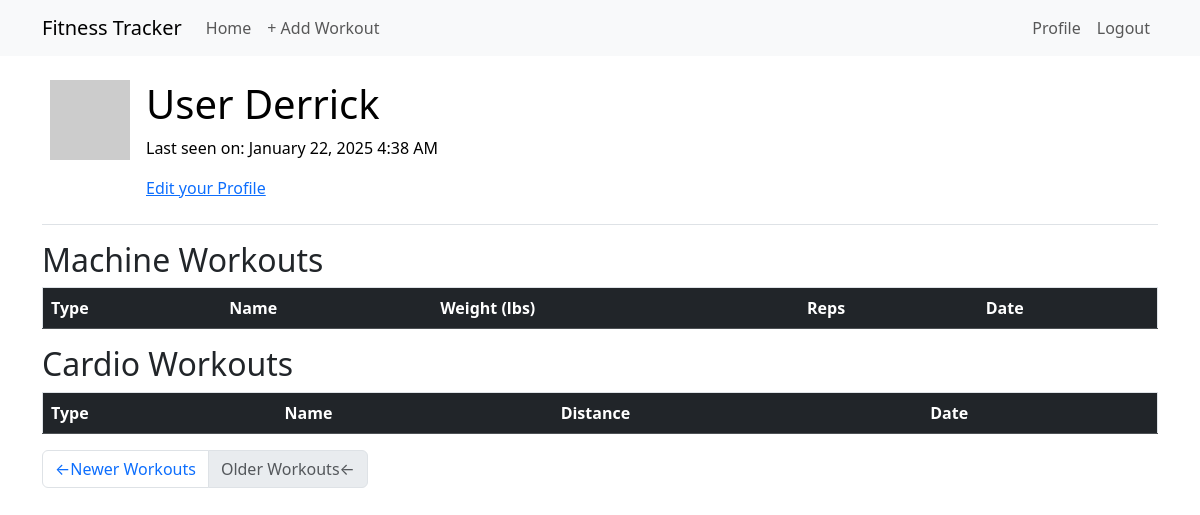
/user/Derrick?page=2 (signed in), run on an earlier commit of the app's database.
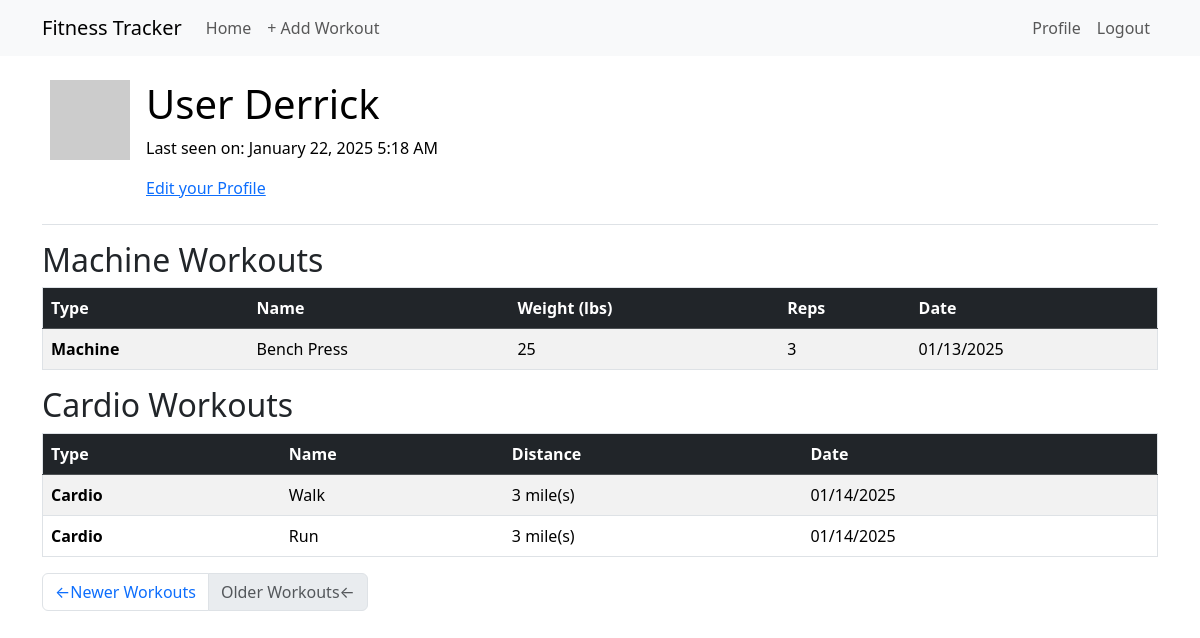
And on a later commit of the database.
### app/models.py (models this page shows, shortened)
class User(UserMixin, db.Model):
    id: Mapped[int] = mapped_column(primary_key=True)
    username: Mapped[str] = mapped_column(String(64), index=True, unique=True)
    email: Mapped[str] = mapped_column(String(120), index=True, unique=True)
    password_hash: Mapped[Optional[str]] = mapped_column(String(256))
    workouts: Mapped[List['Workout']] = relationship(back_populates='user', lazy='dynamic')
    about_me: Mapped[Optional[str]] = mapped_column(String(140))
    last_seen: Mapped[Optional[datetime]] = mapped_column(
        default=lambda: datetime.now(timezone.utc))
    def avatar(self, size):
        digest = md5(self.email.lower().encode('utf-8')).hexdigest()
        return f'https://www.gravatar.com/avatar/{digest}?d=identicon&s={size}'

class MachineExercise(db.Model):
    id: Mapped[int] = mapped_column(primary_key=True)
    name: Mapped[str] = mapped_column(String(64), index=True)
    reps: Mapped[int] = mapped_column(Integer, default=1)
    weight: Mapped[int] = mapped_column(Integer, default=0)
    workouts: Mapped[List['Workout']] = relationship(secondary='workout_machine_exercise', back_populates='machine_exercises')

class Workout(db.Model):
    id: Mapped[int] = mapped_column(primary_key=True)
    date: Mapped[datetime] = mapped_column(index=True, default=lambda: datetime.now(timezone.utc))
    user_id: Mapped[int] = mapped_column(ForeignKey(User.id), index=True)
    user: Mapped[User] = relationship(back_populates='workouts')
    machine_exercises: Mapped[List["MachineExercise"]] = relationship(secondary='workout_machine_exercise', back_populates="workouts")
    cardio_exercises: Mapped[List["CardioExercise"]] = relationship(secondary='workout_cardio_exercise', back_populates="workouts")

class CardioExercise(db.Model):
    id: Mapped[int] = mapped_column(primary_key=True)
    name: Mapped[str] = mapped_column(String(64), index=True)
    distance: Mapped[int] = mapped_column(Integer, nullable=False, default=0)
    workouts: Mapped[List['Workout']] = relationship(secondary='workout_cardio_exercise', back_populates='cardio_exercises')

### app/routes.py (the view)
@app.route('/user/<username>')
@login_required
def user(username):
    if not current_user.is_authenticated:
        return redirect(url_for('index'))
    page = request.args.get('page', 1, type=int)
    user = db.first_or_404(sa.select(User).where(User.username == username))
    query = user.workouts.order_by(Workout.date.desc())
    workouts = db.paginate(query, page=page, per_page=app.config['WORKOUTS_PER_PAGE'], error_out=False)
    next_url = url_for('user', username=username, page=workouts.next_num) \
        if workouts.has_next else None
    prev_url = url_for('user', username=username, page=workouts.prev_num) \
        if workouts.has_prev else None
    return render_template('user.html', user=current_user, workouts=workouts.items, next_url=next_url, prev_url=prev_url)

### app/models.py (called while the page is built)
@login.user_loader
def load_user(id):
    return db.session.get(User, int(id))

### app/routes.py (called while the page is built)
@app.before_request
def before_request():
    if current_user.is_authenticated:
        current_user.last_seen = datetime.now(timezone.utc)
        db.session.commit()

### app/templates/user.html (shortened to what this page needs)
{% extends "base.html" %} {% block content %}
<table class="table table-hover">
  <tr>
    <td width="64px"><img src="{{ user.avatar(64) }}" /></td>
    <td>
      <h1>User {{ user.username }}</h1>
      {% if user.last_seen %}<p>Last seen on: {{ moment(user.last_seen).format('LLL') }}</p>{% endif %}
      {% if user == current_user %}
      <p><a href="{{ url_for('edit_profile') }}">Edit your Profile</a></p>
      {% endif %}
    </td>
  </tr>
</table>
{% include '_workout.html' %}
<nav aria-label="Post navigation">
  <ul class="pagination">
    <li class="page-item{% if not prev_url %} disabled{% endif %}">
      <a class="page-link" href="{{ prev_url }}">
        <span aria-hidden="true">&larr;</span>Newer Workouts
      </a>
    </li>
    <li class="page-item{% if not next_url %} disabled{% endif %}">
      <a class="page-link" href="{{ next_url }}">
        Older Workouts<span aria-hidden="true">&larr;</span>
      </a>
    </li>
  </ul>
</nav>
{% endblock %}

### app/templates/base.html (shortened to what this page needs)
<!doctype html>
<html lang="en">
  <head>
    <link
        href="https://cdn.jsdelivr.net/npm/bootstrap@5.3.2/dist/css/bootstrap.min.css"
        rel="stylesheet"
>
  </head>
  <body>
    <nav class="navbar navbar-expand-lg bg-body-tertiary">
      <div class="container">
        <a class="navbar-brand" href="{{ url_for('index') }}">Fitness Tracker</a>
        <div class="collapse navbar-collapse" id="navbarSupportedContent">
          <ul class="navbar-nav me-auto mb-2 mb-lg-0">
            <li class="nav-item">
              <a class="nav-link" aria-current="page" href="{{ url_for('index') }}">Home</a>
            </li>
            <li class="nav-item">
              <a class="nav-link" aria-current="page" href="{{ url_for('create_workout') }}">+ Add Workout</a>
            </li>
          </ul>
          <ul class="navbar-nav mb-2 mb-lg-0">
            {% if current_user.is_anonymous %}
            <li class="nav-item">
              <a class="nav-link" aria-current="page" href="{{ url_for('login') }}">Login</a>
            </li>
            {% else %}
            <li class="nav-item">
              <a class="nav-link" aria-current="page" href="{{ url_for('user', username=current_user.username) }}">Profile</a>
            </li>
            <li class="nav-item">
              <a class="nav-link" aria-current="page" href="{{ url_for('logout') }}">Logout</a>
            </li>
            {% endif %}
          </ul>
        </div>
      </div>
    </nav>
    <div class="container mt-3">
      {% block content %}{% endblock %}
    </div>
  </body>
</html>

### app/templates/_workout.html
<div class="table-responsive">
  <h2>Machine Workouts</h2>
  <table class="table table-striped table-hover border">
    <thead class="table-dark">
      <tr>
        <th scope="col">Type</th>
        <th scope="col">Name</th>
        <th scope="col">Weight (lbs)</th>
        <th scope="col">Reps</th>
        <th scope="col">Date</th>
      </tr>
    </thead>
    <tbody>
      {% for workout in workouts %}
        {% for machine in workout.machine_exercises %}
        <tr>
          <td><strong>Machine</strong></td>
          <td>{{ machine.name }}</td>
          <td>{{ machine.weight }}</td>
          <td>{{ machine.reps }}</td>
          <td>{{ moment(workout.date, local=True).format('L') }}</td>
        </tr>
        {% endfor %}
      {% endfor %}
    </tbody>
  </table>
  <h2>Cardio Workouts</h2>
  <table class="table table-striped table-hover border">
    <thead class="table-dark">
      <tr>
        <th scope="col">Type</th>
        <th scope="col">Name</th>
        <th scope="col">Distance</th>
        <th scope="col">Date</th>
      </tr>
    </thead>
    <tbody>
      {% for workout in workouts %}
        {% for cardio in workout.cardio_exercises %}
        <tr>
          <td><strong>Cardio</strong></td>
          <td>{{ cardio.name }}</td>
          <td>{{ cardio.distance }} mile(s)</td>
          <td>{{ moment(workout.date, local=True).format('L') }}</td>
        </tr>
        {% endfor %}
      {% endfor %}
    </tbody>
  </table>
</div>

What changed in the data, as far as the page shows it:
changed User "Derrick": last_seen "January 22, 2025 4:38 AM" → "January 22, 2025 5:18 AM"
added Workout: date "01/13/2025"
added MachineExercise: name "Bench Press", weight "25", reps "3"
now on this page (row unchanged): Workout: date "01/14/2025"
now on this page (row unchanged): CardioExercise: name "Walk", distance "3"
now on this page (row unchanged): Workout: date "01/14/2025"
now on this page (row unchanged): CardioExercise: name "Run", distance "3"
